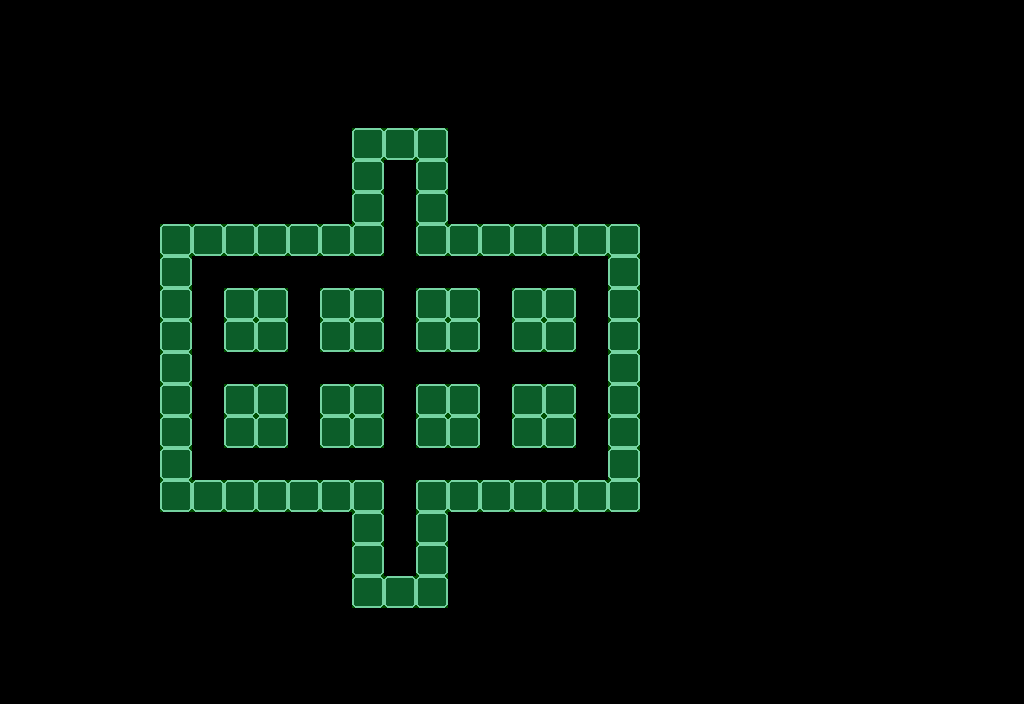

This game map was drawn from its Tiled (.tmx) file and the tilesets committed beside it. A one-line description and the full map source follow:
An orthogonal 32x22 tile map with 32x32 px tiles, 2 tile layers (Parede, Colisor), 2 tilesets.

<map version="1.2" tiledversion="1.2.2" orientation="orthogonal" renderorder="right-down" width="32" height="22" tilewidth="32" tileheight="32" infinite="0" nextlayerid="5" nextobjectid="1">
 <tileset firstgid="1" name="Tileset PNG.fw" tilewidth="32" tileheight="32" tilecount="144" columns="12">
  <image source="../../Images/Tileset/Tileset PNG.fw.png" width="384" height="384" />
 </tileset>
 <tileset firstgid="145" source="../ColisorImage.tsx" />
 <layer id="3" name="Parede" width="32" height="22">
  <data encoding="csv">
0,0,0,0,0,0,0,0,0,0,0,0,0,0,0,0,0,0,0,0,0,0,0,0,0,0,0,0,0,0,0,0,
0,0,0,0,0,0,0,0,0,0,0,0,0,0,0,0,0,0,0,0,0,0,0,0,0,0,0,0,0,0,0,0,
0,0,0,0,0,0,0,0,0,0,0,0,0,0,0,0,0,0,0,0,0,0,0,0,0,0,0,0,0,0,0,0,
0,0,0,0,0,0,0,0,0,0,0,0,0,0,0,0,0,0,0,0,0,0,0,0,0,0,0,0,0,0,0,0,
0,0,0,0,0,0,0,0,0,0,0,65,65,65,0,0,0,0,0,0,0,0,0,0,0,0,0,0,0,0,0,0,
0,0,0,0,0,0,0,0,0,0,0,65,0,65,0,0,0,0,0,0,0,0,0,0,0,0,0,0,0,0,0,0,
0,0,0,0,0,0,0,0,0,0,0,65,0,65,0,0,0,0,0,0,0,0,0,0,0,0,0,0,0,0,0,0,
0,0,0,0,0,65,65,65,65,65,65,65,0,65,65,65,65,65,65,65,0,0,0,0,0,0,0,0,0,0,0,0,
0,0,0,0,0,65,0,0,0,0,0,0,0,0,0,0,0,0,0,65,0,0,0,0,0,0,0,0,0,0,0,0,
0,0,0,0,0,65,0,65,65,0,65,65,0,65,65,0,65,65,0,65,0,0,0,0,0,0,0,0,0,0,0,0,
0,0,0,0,0,65,0,65,65,0,65,65,0,65,65,0,65,65,0,65,0,0,0,0,0,0,0,0,0,0,0,0,
0,0,0,0,0,65,0,0,0,0,0,0,0,0,0,0,0,0,0,65,0,0,0,0,0,0,0,0,0,0,0,0,
0,0,0,0,0,65,0,65,65,0,65,65,0,65,65,0,65,65,0,65,0,0,0,0,0,0,0,0,0,0,0,0,
0,0,0,0,0,65,0,65,65,0,65,65,0,65,65,0,65,65,0,65,0,0,0,0,0,0,0,0,0,0,0,0,
0,0,0,0,0,65,0,0,0,0,0,0,0,0,0,0,0,0,0,65,0,0,0,0,0,0,0,0,0,0,0,0,
0,0,0,0,0,65,65,65,65,65,65,65,0,65,65,65,65,65,65,65,0,0,0,0,0,0,0,0,0,0,0,0,
0,0,0,0,0,0,0,0,0,0,0,65,0,65,0,0,0,0,0,0,0,0,0,0,0,0,0,0,0,0,0,0,
0,0,0,0,0,0,0,0,0,0,0,65,0,65,0,0,0,0,0,0,0,0,0,0,0,0,0,0,0,0,0,0,
0,0,0,0,0,0,0,0,0,0,0,65,65,65,0,0,0,0,0,0,0,0,0,0,0,0,0,0,0,0,0,0,
0,0,0,0,0,0,0,0,0,0,0,0,0,0,0,0,0,0,0,0,0,0,0,0,0,0,0,0,0,0,0,0,
0,0,0,0,0,0,0,0,0,0,0,0,0,0,0,0,0,0,0,0,0,0,0,0,0,0,0,0,0,0,0,0,
0,0,0,0,0,0,0,0,0,0,0,0,0,0,0,0,0,0,0,0,0,0,0,0,0,0,0,0,0,0,0,0
</data>
 </layer>
 <layer id="4" name="Colisor" width="32" height="22" opacity="0.31">
  <data encoding="csv">
0,0,0,0,0,0,0,0,0,0,0,0,0,0,0,0,0,0,0,0,0,0,0,0,0,0,0,0,0,0,0,0,
0,0,0,0,0,0,0,0,0,0,0,0,0,0,0,0,0,0,0,0,0,0,0,0,0,0,0,0,0,0,0,0,
0,0,0,0,0,0,0,0,0,0,0,0,0,0,0,0,0,0,0,0,0,0,0,0,0,0,0,0,0,0,0,0,
0,0,0,0,0,0,0,0,0,0,0,0,0,0,0,0,0,0,0,0,0,0,0,0,0,0,0,0,0,0,0,0,
0,0,0,0,0,0,0,0,0,0,0,145,145,145,0,0,0,0,0,0,0,0,0,0,0,0,0,0,0,0,0,0,
0,0,0,0,0,0,0,0,0,0,0,145,0,145,0,0,0,0,0,0,0,0,0,0,0,0,0,0,0,0,0,0,
0,0,0,0,0,0,0,0,0,0,0,145,0,145,0,0,0,0,0,0,0,0,0,0,0,0,0,0,0,0,0,0,
0,0,0,0,0,145,145,145,145,145,145,145,0,145,145,145,145,145,145,145,0,0,0,0,0,0,0,0,0,0,0,0,
0,0,0,0,0,145,0,0,0,0,0,0,0,0,0,0,0,0,0,145,0,0,0,0,0,0,0,0,0,0,0,0,
0,0,0,0,0,145,0,145,145,0,145,145,0,145,145,0,145,145,0,145,0,0,0,0,0,0,0,0,0,0,0,0,
0,0,0,0,0,145,0,145,145,0,145,145,0,145,145,0,145,145,0,145,0,0,0,0,0,0,0,0,0,0,0,0,
0,0,0,0,0,145,0,0,0,0,0,0,0,0,0,0,0,0,0,145,0,0,0,0,0,0,0,0,0,0,0,0,
0,0,0,0,0,145,0,145,145,0,145,145,0,145,145,0,145,145,0,145,0,0,0,0,0,0,0,0,0,0,0,0,
0,0,0,0,0,145,0,145,145,0,145,145,0,145,145,0,145,145,0,145,0,0,0,0,0,0,0,0,0,0,0,0,
0,0,0,0,0,145,0,0,0,0,0,0,0,0,0,0,0,0,0,145,0,0,0,0,0,0,0,0,0,0,0,0,
0,0,0,0,0,145,145,145,145,145,145,145,0,145,145,145,145,145,145,145,0,0,0,0,0,0,0,0,0,0,0,0,
0,0,0,0,0,0,0,0,0,0,0,145,0,145,0,0,0,0,0,0,0,0,0,0,0,0,0,0,0,0,0,0,
0,0,0,0,0,0,0,0,0,0,0,145,0,145,0,0,0,0,0,0,0,0,0,0,0,0,0,0,0,0,0,0,
0,0,0,0,0,0,0,0,0,0,0,145,145,145,0,0,0,0,0,0,0,0,0,0,0,0,0,0,0,0,0,0,
0,0,0,0,0,0,0,0,0,0,0,0,0,0,0,0,0,0,0,0,0,0,0,0,0,0,0,0,0,0,0,0,
0,0,0,0,0,0,0,0,0,0,0,0,0,0,0,0,0,0,0,0,0,0,0,0,0,0,0,0,0,0,0,0,
0,0,0,0,0,0,0,0,0,0,0,0,0,0,0,0,0,0,0,0,0,0,0,0,0,0,0,0,0,0,0,0
</data>
 </layer>
</map>
